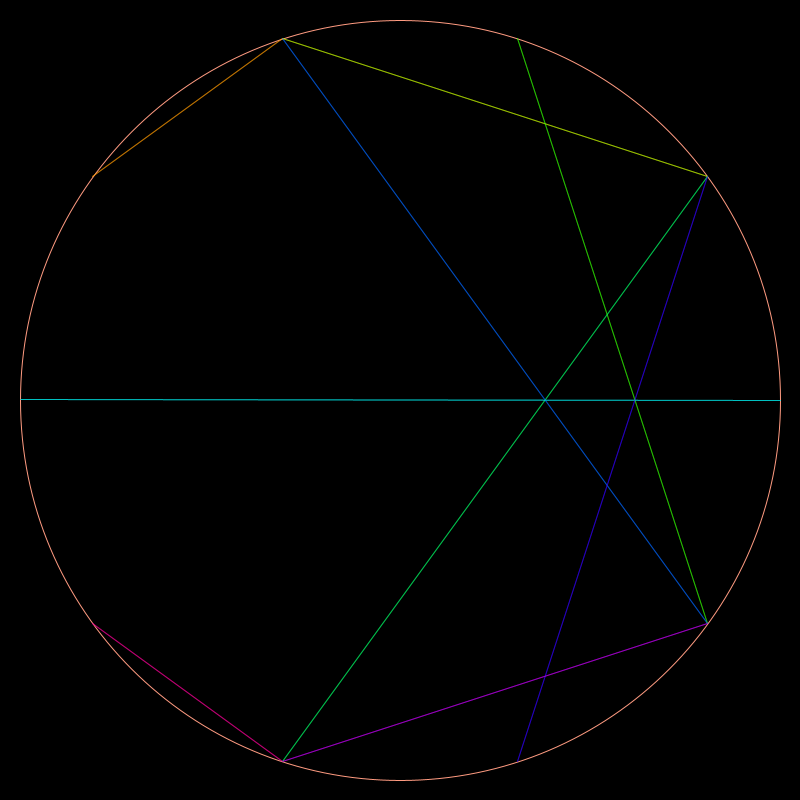
Frame 1 (no input)
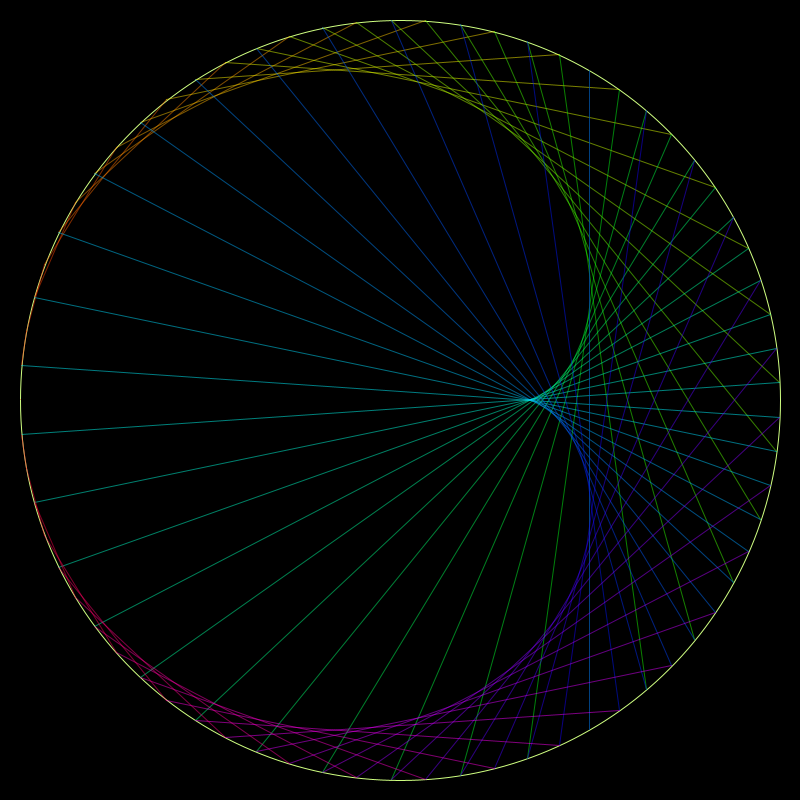
Frame 60 (the mouse pressed at the canvas centre just before this capture)
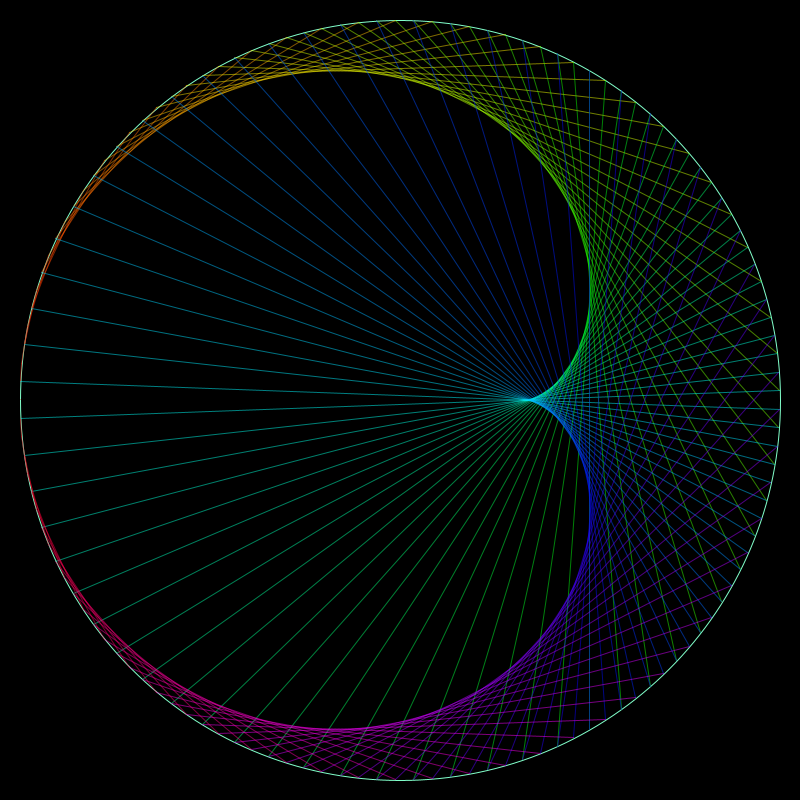
Frame 120 (the mouse held since frame 60 and released just before this capture)

The Processing sketch that drew these frames (run headless with seeded random() and noise(); from frame 60 on, the mouse is pressed at the canvas centre):

// Processing sketch: times_tables
// ── times_tables.pde
int points = 10;
int pointsLimit = 300;
int limit = 20;
final int alpha = 128;
final int sat = 255, bri = 255;
int N = 2;
float CX, CY;

float rad;
float diam;
void setup() {
  size(800, 800);
  CX = width / 2;
  CY = height / 2;
  rad = CX * 0.95;
  diam = rad * 2;
  colorMode(HSB);
  //frameRate(2);
}


void draw() {
  background(0, 0, 0);

  stroke(map(points, 0, pointsLimit, 0, 255), 125, 255);
  noFill();
  circle(CX, CY, diam);

  //fill(, 0, 255);
  translate(CX, CY);
  //for (int i = 0; i < points; i += 1) {
  //  //float a = map(i, 0, points, 0, TWO_PI);
  //  //float x = rad * cos(a);
  //  //float y = rad * sin(a);


  //  PVector p = getVector(i);
  //  circle(p.x,p.y,4);

  //}

  //int N = 2;
  //int limit = 500;
  float angle = 0;
  for (int i = 0; i < limit; i += 1) {
    angle = getAngle(i);
    PVector a = getVector(i);
    PVector b = getVector(i * N);
    stroke(map(angle, 0, TWO_PI, 0, 255), sat, bri, alpha);
    line(a.x, a.y, b.x, b.y);
  }
  points += 1;
  limit = points;
  if (points > pointsLimit) {
    points = 10;
    N += 1;
    if (N > 10) {
      N = 2;
      
    }
  }
  
}

float getAngle(int i) {
  return map(i % points, 0, points, 0, TWO_PI);
}

PVector getVector(int i) {
  return PVector.fromAngle(getAngle(i)+PI).mult(rad);
}
